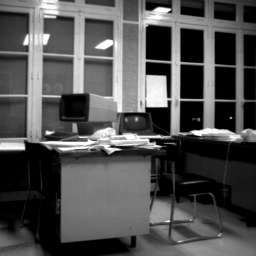
#> input picture Codes/office.png, 256 x 256 px
$ python Question0_002.py
#> lines starting #> are read from the running program, lines starting #| are printed output that depends on the picture
### Codes/gaus_fil_conv.py
import math
import cv2
import numpy as np
def gaus_fico(img_gray,kernel):
    h,w = img_gray.shape
    k_h,k_w = kernel.shape
    for i in range(int(k_h/2),h-int(k_h/2)):
        for j in range(int(k_h/2),w-int(k_h/2)):
            sum = 0
            for k in range(0,k_h):
                for l in range(0,k_h):
                    sum += img_gray[i-int(k_h/2)+k,j-int(k_h/2)+l]*kernel[k,l]
            img_gray[i,j] = sum
    return img_gray

### Codes/gaus_kernel.py
import numpy as np
import gaus2d_imp
def gausian_kern5x5_gen(n = 5,sgima = 1):
    a = 2
    x = np.linspace (-a,a,n)

    x, y = np.meshgrid(x, x) # get 2D variables instead of 1D
    z = gaus2d_imp.gaus2d(x, y,sgima)
    zsum = np.sum(z)
    z = z/zsum
    return z

### Codes/gaus2d_imp.py
import numpy as np
# define normalized 2D gaussian
def gaus2d(x=0, y=0, sigma =1):
    return 1. / (2. * np.pi * sigma**2.)**(1/2) * np.exp(-(x**2. + y**2.) / (2. * sigma**2.))

### Codes/Question0_002.py
import cv2
import matplotlib.pyplot as plt

import gaus_fil_conv
import gaus_kernel

image_office_dir = 'office.png'
img_office = cv2.imread(image_office_dir)
#> img_office is the input picture: shape (256, 256, 3); min 0, max 255, mean 80.8
plt.figure()
for lc in range(1,8):
    plt.subplot(2,7, lc)
    plt.title('office')
    plt.imshow(img_office)


image_office_noisy_dir = 'office_noisy.png'
img_office_noisy = cv2.imread(image_office_noisy_dir)
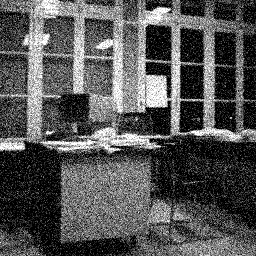
#> input picture Codes/office_noisy.png, 256 x 256 px
#> img_office_noisy is the input picture: shape (256, 256, 3); min 0, max 255, mean 84.7

plt.subplot(2,7,8)
plt.title('office_noisy')
plt.imshow(img_office_noisy)


img_office_noisy = cv2.cvtColor(img_office_noisy,cv2.COLOR_RGB2GRAY)
#> img_office_noisy: shape (256, 256)
print(type(img_office_noisy))
#| <class 'numpy.ndarray'>
print(img_office_noisy.shape)
#| (256, 256)
print('\n')
sigma = [0.5,1,2,5,10,50]
for lc in range(0,6):
    print(f'Calculating for sigma =  {sigma[lc]} ....')
    kernel = gaus_kernel.gausian_kern5x5_gen(5,sigma[lc])
    filtered_img = gaus_fil_conv.gaus_fico(img_office_noisy,kernel)
    plt.subplot(2,7,8 + lc + 1 )
    plt.title(f'office_filtered\n Sig = {sigma[lc]}')
    plt.imshow(filtered_img,cmap='gray', vmin=0, vmax=255)
    print(f'Sigma =  {sigma[lc]} done\n\n')
#> this loop made 6 passes
#> pass 1, `filtered_img = gaus_fil_conv.gaus_fico(img_office_noisy,kernel)`:
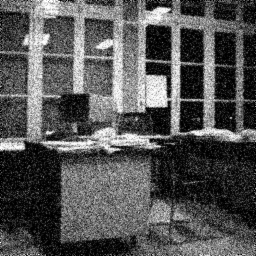
#> filtered_img: shape (256, 256); min 0, max 255, mean 84.1
#> pass 2, `filtered_img = gaus_fil_conv.gaus_fico(img_office_noisy,kernel)`:
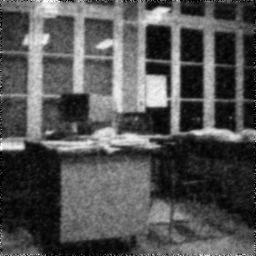
#> filtered_img: shape (256, 256); min 0, max 255, mean 83.2
#> pass 3, `filtered_img = gaus_fil_conv.gaus_fico(img_office_noisy,kernel)`:
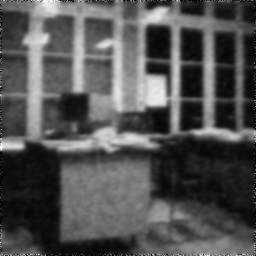
#> filtered_img: shape (256, 256); min 0, max 255, mean 82.4
#> after the loop:
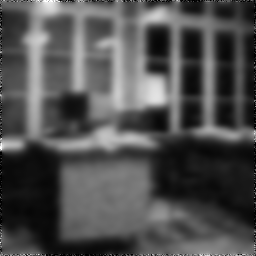
#> img_office_noisy: shape (256, 256); min 0, max 255, mean 79.7


plt.show()
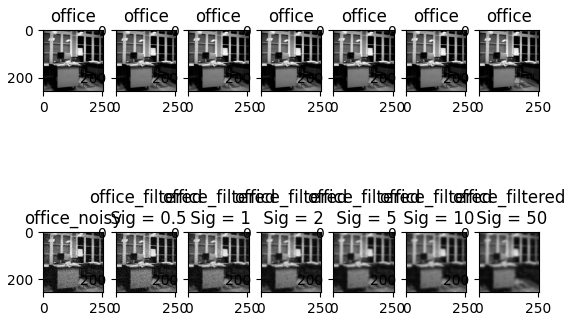
#> figure drawn by matplotlib, 14 panels
